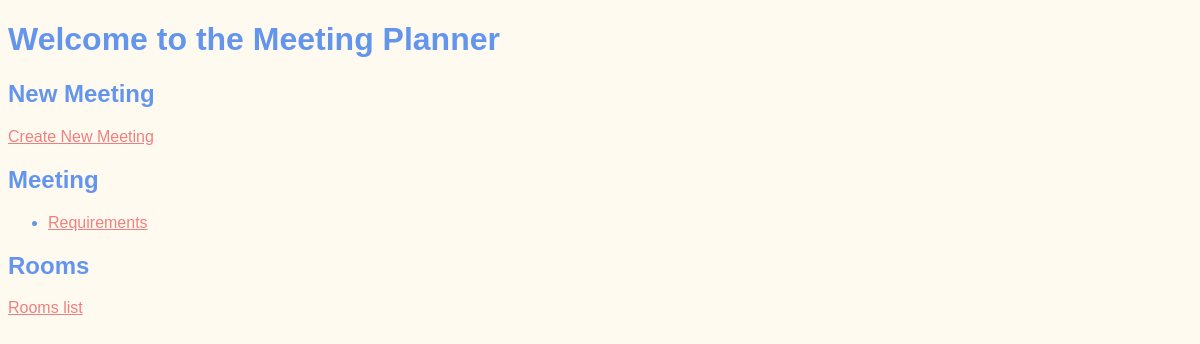
/, run on an earlier commit of the app's database.
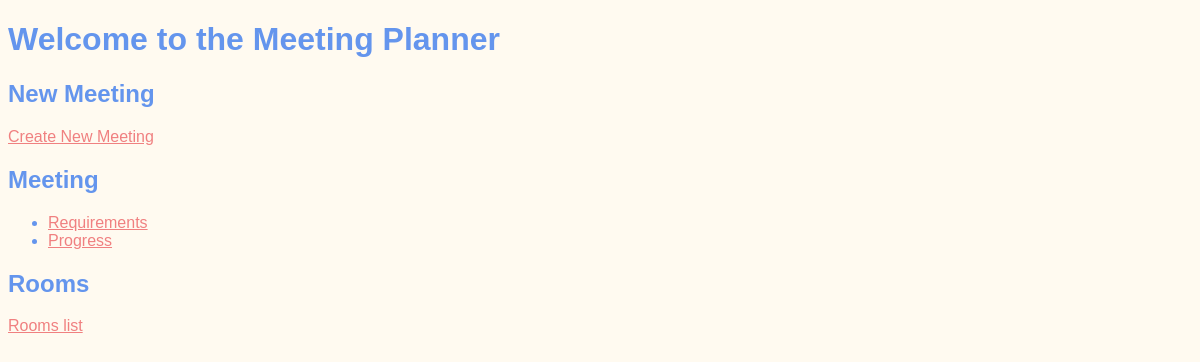
And on a later commit of the database.
### meetings/models.py (models this page shows, shortened)
class Meetings(models.Model):
    title = models.CharField(max_length=200)
    date = models.DateField()
    start_time = models.TimeField(default=time(9))
    duration = models.IntegerField(default=1)
    room = models.ForeignKey('Rooms', on_delete=models.CASCADE)

### website/views.py (the view)
# urls.py: path('', welcome, name='welcome'),
def welcome(request):
    return render(request, "website/welcome.html",
                  {'meetings': Meetings.objects.all()})

### website/templates/website/welcome.html (shortened to what this page needs)
{% extends "base.html" %}
{% block content %}
    <h1>Welcome to the Meeting Planner</h1>
    <h2>New Meeting</h2>
    <a href="{% url 'new' %}">Create New Meeting</a>
    <h2>Meeting</h2>
    <ul>
        {% for meeting in meetings %}
        <li>
            <a href="{% url 'detail' meeting.id %}">{{meeting.title}}</a>
        </li>
        {% endfor %}
    </ul>
    <h2>Rooms</h2>
    <a href="{% url 'rooms' %}">Rooms list</a>
{% endblock %}

What changed in the data, as far as the page shows it:
added Meetings: title "Progress"
